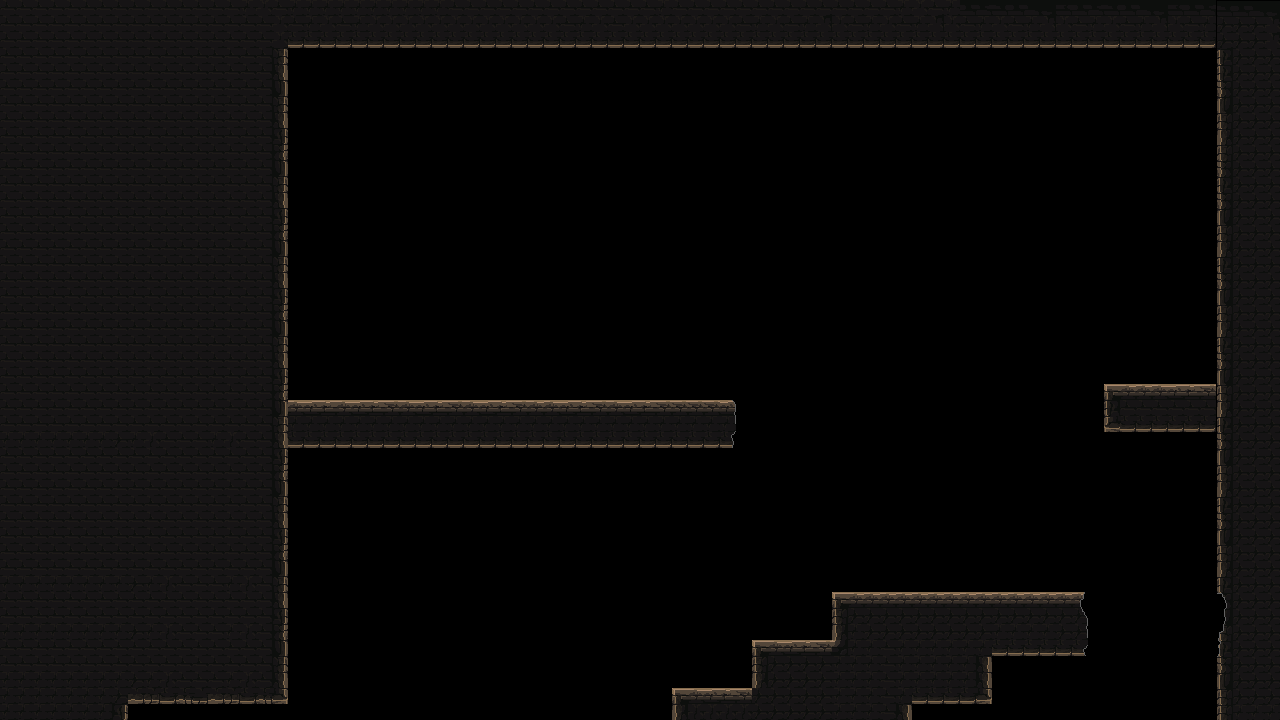

This is a level from a 2D game, rendered from its Tiled map with the project's own tilesets. A one-line summary and the map file follow, with tile-layer data summarised:
An orthogonal 80x45 tile map with 16x16 px tiles, 1 tile layer (platform), 4 tilesets.

<map version="1.4" tiledversion="1.4.3" orientation="orthogonal" renderorder="right-down" width="80" height="45" tilewidth="16" tileheight="16" infinite="0" nextlayerid="2" nextobjectid="1">
 <tileset firstgid="1" name="mainlevbuild_A" tilewidth="16" tileheight="16" tilecount="4096" columns="64">
  <image source="mainlevbuild_A.png" width="1024" height="1024" />
 </tileset>
 <tileset firstgid="4097" name="floor2-left_build" tilewidth="16" tileheight="16" tilecount="64" columns="16">
  <image source="floor2-v2.5/floor2-left_build.png" width="260" height="65" />
 </tileset>
 <tileset firstgid="4161" name="floor3-left_build" tilewidth="16" tileheight="16" tilecount="84" columns="28">
  <image source="floor3-v2.5/floor3-left_build.png" width="451" height="49" />
 </tileset>
 <tileset firstgid="4245" name="floor2-right_build" tilewidth="16" tileheight="16" tilecount="180" columns="4">
  <image source="floor2-v2.5/floor2-right_build.png" width="66" height="723" />
 </tileset>
 <layer id="1" name="platform" width="80" height="45">
  <data>[3600 cells, 1393 non-empty, 367 distinct tile ids]</data>
 </layer>
</map>
